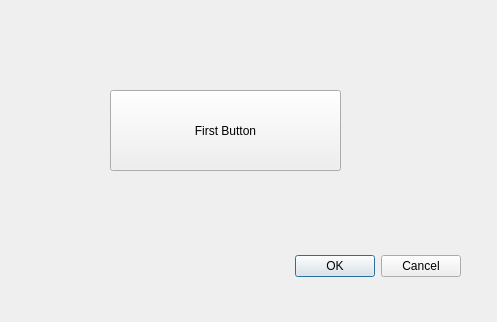
<?xml version="1.0" encoding="UTF-8"?>
<ui version="4.0">
 <class>Dialog</class>
 <widget class="QDialog" name="Dialog">
  <property name="geometry">
   <rect>
    <x>0</x>
    <y>0</y>
    <width>497</width>
    <height>322</height>
   </rect>
  </property>
  <property name="windowTitle">
   <string>First GUI</string>
  </property>
  <widget class="QDialogButtonBox" name="buttonBox">
   <property name="geometry">
    <rect>
     <x>120</x>
     <y>250</y>
     <width>341</width>
     <height>32</height>
    </rect>
   </property>
   <property name="orientation">
    <enum>Qt::Horizontal</enum>
   </property>
   <property name="standardButtons">
    <set>QDialogButtonBox::Cancel|QDialogButtonBox::Ok</set>
   </property>
  </widget>
  <widget class="QPushButton" name="pushButton">
   <property name="geometry">
    <rect>
     <x>110</x>
     <y>90</y>
     <width>231</width>
     <height>81</height>
    </rect>
   </property>
   <property name="text">
    <string>First Button</string>
   </property>
  </widget>
 </widget>
 <resources/>
 <connections>
  <connection>
   <sender>buttonBox</sender>
   <signal>accepted()</signal>
   <receiver>Dialog</receiver>
   <slot>accept()</slot>
   <hints>
    <hint type="sourcelabel">
     <x>248</x>
     <y>254</y>
    </hint>
    <hint type="destinationlabel">
     <x>157</x>
     <y>274</y>
    </hint>
   </hints>
  </connection>
  <connection>
   <sender>buttonBox</sender>
   <signal>rejected()</signal>
   <receiver>Dialog</receiver>
   <slot>reject()</slot>
   <hints>
    <hint type="sourcelabel">
     <x>316</x>
     <y>260</y>
    </hint>
    <hint type="destinationlabel">
     <x>286</x>
     <y>274</y>
    </hint>
   </hints>
  </connection>
 </connections>
</ui>
